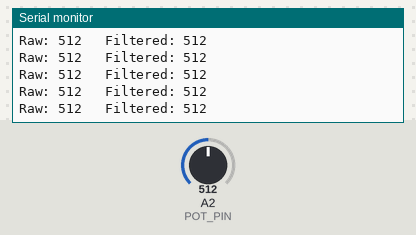
Bench run of a sketch on a simulated Arduino Uno, built with avr-gcc and run on an emulated ATmega328P. Shown: the last lines printed to the serial monitor. The test bench sets the inputs (shaded band); at power-on: A2 (POT_PIN) = 512.

Above: at 1.2 s.
1.3 s: A2 (POT_PIN) set to 716
At 1.31 s:
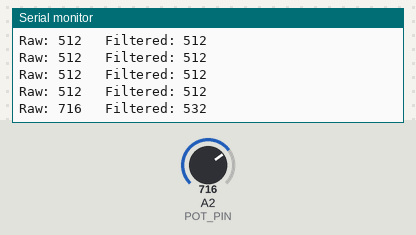
2.8 s: A2 (POT_PIN) set to 900
At 2.82 s:
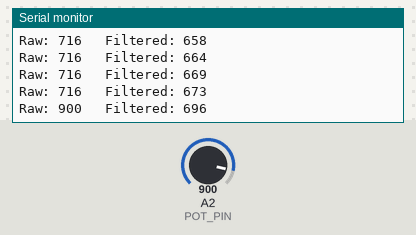
Timing chart, 0 to 5.8 s (numbered marks = the images above; inputs shaded):
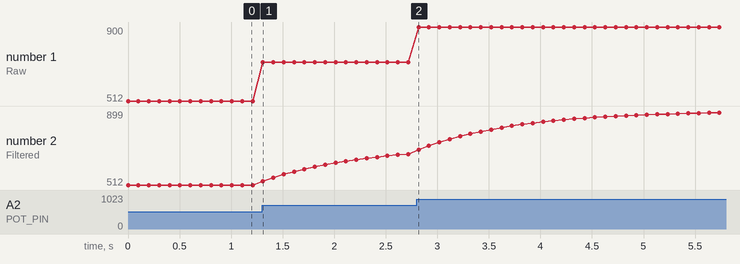

The sketch:

check_variable_resistor_EMA.ino
```cpp
const int POT_PIN = A2;
float filteredValue = 0;
float alpha = 0.1;

void setup() {

  Serial.begin(9600);
  filteredValue = analogRead(POT_PIN);

}


void loop() {

  int rawValue = analogRead(POT_PIN);

  // EMA Filter Formula
  filteredValue = (alpha * rawValue) + ((1.0-alpha) * filteredValue);

  Serial.print("Raw: ");
  Serial.print(rawValue);
  Serial.print("\t Filtered: ");
  Serial.println((int)filteredValue);

  delay(100);

}
```

Measured:
- after the input at 1.3 s, the serial monitor: prints a new line at once (image 1)
- after the input at 2.8 s, the serial monitor: prints a new line at once (image 2)
- plotted number 1: 512 → 716 after the input at 1.3 s, 716 → 900 after the input at 2.8 s
- plotted number 2: 512 → 673 after the input at 1.3 s, 673 → 899 after the input at 2.8 s
